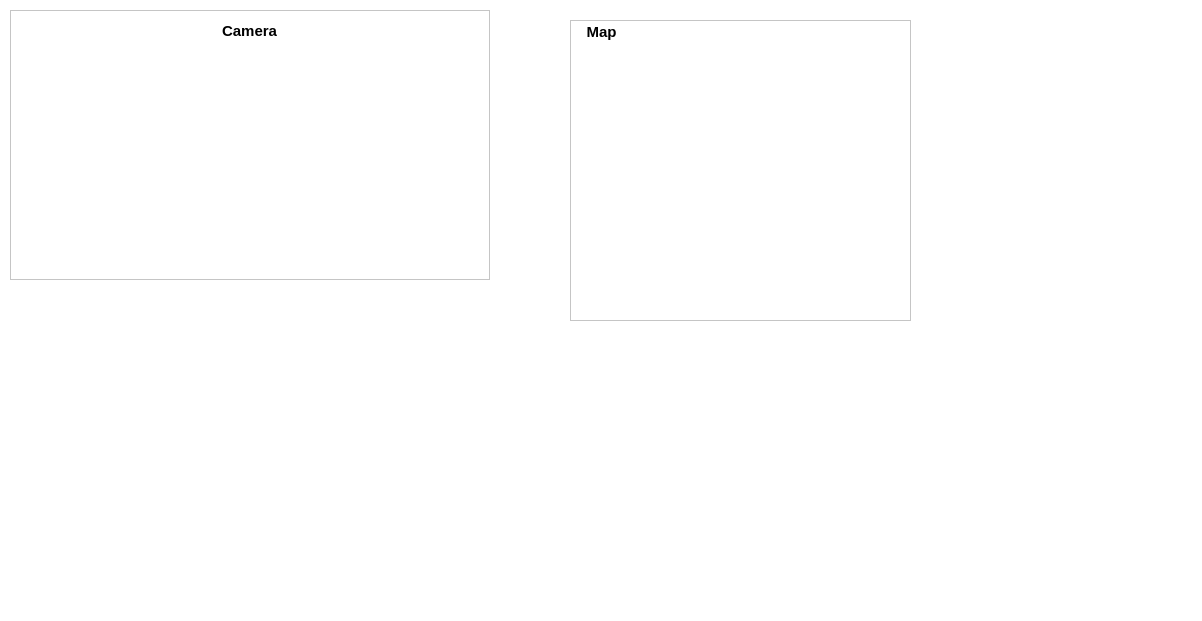
<?xml version="1.0" encoding="UTF-8"?>
<ui version="4.0">
 <class>MainWindow</class>
 <widget class="QMainWindow" name="MainWindow">
  <property name="geometry">
   <rect>
    <x>0</x>
    <y>0</y>
    <width>1202</width>
    <height>621</height>
   </rect>
  </property>
  <property name="windowTitle">
   <string>MainWindow</string>
  </property>
  <property name="autoFillBackground">
   <bool>false</bool>
  </property>
  <property name="styleSheet">
   <string notr="true">QWidget {
	background-color: #FFFFFF
}</string>
  </property>
  <widget class="QWidget" name="centralwidget">
   <widget class="QPushButton" name="rotate_left_button">
    <property name="geometry">
     <rect>
      <x>80</x>
      <y>380</y>
      <width>60</width>
      <height>60</height>
     </rect>
    </property>
    <property name="styleSheet">
     <string notr="true">QPushButton {
	border: none
}

QPushButton:hover {
	background-color: #f2f2f2;
}

QPushButton:pressed {
	background-color: #d9d9d9;
}</string>
    </property>
    <property name="text">
     <string/>
    </property>
    <property name="icon">
     <iconset resource="resources.qrc">
      <normaloff>:/icons/Icons/right-arrow-black-triangle - left.png</normaloff>:/icons/Icons/right-arrow-black-triangle - left.png</iconset>
    </property>
    <property name="iconSize">
     <size>
      <width>50</width>
      <height>50</height>
     </size>
    </property>
   </widget>
   <widget class="QPushButton" name="rotate_right_button">
    <property name="geometry">
     <rect>
      <x>220</x>
      <y>380</y>
      <width>60</width>
      <height>60</height>
     </rect>
    </property>
    <property name="styleSheet">
     <string notr="true">QPushButton {
	border: none
}

QPushButton:hover {
	background-color: #f2f2f2;
}

QPushButton:pressed {
	background-color: #d9d9d9;
}</string>
    </property>
    <property name="text">
     <string/>
    </property>
    <property name="icon">
     <iconset resource="resources.qrc">
      <normaloff>:/icons/Icons/right-arrow-black-triangle - right.png</normaloff>:/icons/Icons/right-arrow-black-triangle - right.png</iconset>
    </property>
    <property name="iconSize">
     <size>
      <width>50</width>
      <height>50</height>
     </size>
    </property>
   </widget>
   <widget class="QPushButton" name="forward_button">
    <property name="geometry">
     <rect>
      <x>150</x>
      <y>320</y>
      <width>60</width>
      <height>60</height>
     </rect>
    </property>
    <property name="autoFillBackground">
     <bool>false</bool>
    </property>
    <property name="styleSheet">
     <string notr="true">QPushButton {
	border: none
}

QPushButton:hover {
	background-color: #f2f2f2;
}

QPushButton:pressed {
	background-color: #d9d9d9;
}</string>
    </property>
    <property name="text">
     <string/>
    </property>
    <property name="icon">
     <iconset resource="resources.qrc">
      <normaloff>:/icons/Icons/right-arrow-black-triangle - up.png</normaloff>:/icons/Icons/right-arrow-black-triangle - up.png</iconset>
    </property>
    <property name="iconSize">
     <size>
      <width>50</width>
      <height>50</height>
     </size>
    </property>
   </widget>
   <widget class="QPushButton" name="back_button">
    <property name="geometry">
     <rect>
      <x>150</x>
      <y>440</y>
      <width>60</width>
      <height>60</height>
     </rect>
    </property>
    <property name="styleSheet">
     <string notr="true">QPushButton {
	border: none
}

QPushButton:hover {
	background-color: #f2f2f2;
}

QPushButton:pressed {
	background-color: #d9d9d9;
}</string>
    </property>
    <property name="text">
     <string/>
    </property>
    <property name="icon">
     <iconset resource="resources.qrc">
      <normaloff>:/icons/Icons/right-arrow-black-triangle - down.png</normaloff>:/icons/Icons/right-arrow-black-triangle - down.png</iconset>
    </property>
    <property name="iconSize">
     <size>
      <width>50</width>
      <height>50</height>
     </size>
    </property>
   </widget>
   <widget class="QLabel" name="image">
    <property name="geometry">
     <rect>
      <x>10</x>
      <y>10</y>
      <width>480</width>
      <height>270</height>
     </rect>
    </property>
    <property name="styleSheet">
     <string notr="true">QLabel QLabel {
	font-weight: 580;
}</string>
    </property>
    <property name="frameShape">
     <enum>QFrame::StyledPanel</enum>
    </property>
    <property name="lineWidth">
     <number>3</number>
    </property>
    <property name="text">
     <string/>
    </property>
    <property name="alignment">
     <set>Qt::AlignHCenter|Qt::AlignTop</set>
    </property>
    <property name="wordWrap">
     <bool>false</bool>
    </property>
    <property name="margin">
     <number>-6</number>
    </property>
   </widget>
   <widget class="QLabel" name="map">
    <property name="geometry">
     <rect>
      <x>570</x>
      <y>20</y>
      <width>341</width>
      <height>301</height>
     </rect>
    </property>
    <property name="baseSize">
     <size>
      <width>1000</width>
      <height>1000</height>
     </size>
    </property>
    <property name="autoFillBackground">
     <bool>false</bool>
    </property>
    <property name="styleSheet">
     <string notr="true"/>
    </property>
    <property name="frameShape">
     <enum>QFrame::StyledPanel</enum>
    </property>
    <property name="frameShadow">
     <enum>QFrame::Plain</enum>
    </property>
    <property name="lineWidth">
     <number>3</number>
    </property>
    <property name="text">
     <string/>
    </property>
    <property name="alignment">
     <set>Qt::AlignHCenter|Qt::AlignTop</set>
    </property>
   </widget>
   <widget class="QPushButton" name="move_right_button">
    <property name="geometry">
     <rect>
      <x>240</x>
      <y>500</y>
      <width>61</width>
      <height>51</height>
     </rect>
    </property>
    <property name="styleSheet">
     <string notr="true">QPushButton {
	border: none
}

QPushButton:hover {
	background-color: #f2f2f2;
}

QPushButton:pressed {
	background-color: #d9d9d9;
}</string>
    </property>
    <property name="text">
     <string/>
    </property>
    <property name="icon">
     <iconset resource="resources.qrc">
      <normaloff>:/icons/Icons/right-arrow-black-double-triangle.png</normaloff>:/icons/Icons/right-arrow-black-double-triangle.png</iconset>
    </property>
    <property name="iconSize">
     <size>
      <width>50</width>
      <height>50</height>
     </size>
    </property>
   </widget>
   <widget class="QPushButton" name="move_left_button">
    <property name="geometry">
     <rect>
      <x>60</x>
      <y>500</y>
      <width>61</width>
      <height>51</height>
     </rect>
    </property>
    <property name="styleSheet">
     <string notr="true">QPushButton {
	border: none
}

QPushButton:hover {
	background-color: #f2f2f2;
}

QPushButton:pressed {
	background-color: #d9d9d9;
}</string>
    </property>
    <property name="text">
     <string/>
    </property>
    <property name="icon">
     <iconset resource="resources.qrc">
      <normaloff>:/icons/Icons/leftarrow-black-double-triangle.png</normaloff>:/icons/Icons/leftarrow-black-double-triangle.png</iconset>
    </property>
    <property name="iconSize">
     <size>
      <width>50</width>
      <height>50</height>
     </size>
    </property>
   </widget>
   <widget class="QPushButton" name="rotate_right_button_2">
    <property name="geometry">
     <rect>
      <x>350</x>
      <y>350</y>
      <width>61</width>
      <height>51</height>
     </rect>
    </property>
    <property name="styleSheet">
     <string notr="true">QPushButton {
	border: none
}

QPushButton:hover {
	background-color: #f2f2f2;
}

QPushButton:pressed {
	background-color: #d9d9d9;
}</string>
    </property>
    <property name="text">
     <string/>
    </property>
    <property name="icon">
     <iconset resource="resources.qrc">
      <normaloff>:/icons/Icons/reset.png</normaloff>:/icons/Icons/reset.png</iconset>
    </property>
    <property name="iconSize">
     <size>
      <width>50</width>
      <height>50</height>
     </size>
    </property>
   </widget>
   <widget class="QPushButton" name="rotate_right_button_3">
    <property name="geometry">
     <rect>
      <x>350</x>
      <y>420</y>
      <width>61</width>
      <height>51</height>
     </rect>
    </property>
    <property name="styleSheet">
     <string notr="true">QPushButton {
	border: none
}

QPushButton:hover {
	background-color: #f2f2f2;
}

QPushButton:pressed {
	background-color: #d9d9d9;
}</string>
    </property>
    <property name="text">
     <string/>
    </property>
    <property name="icon">
     <iconset resource="resources.qrc">
      <normaloff>:/icons/Icons/cancel.png</normaloff>:/icons/Icons/cancel.png</iconset>
    </property>
    <property name="iconSize">
     <size>
      <width>50</width>
      <height>50</height>
     </size>
    </property>
   </widget>
   <widget class="QLabel" name="label">
    <property name="geometry">
     <rect>
      <x>219</x>
      <y>20</y>
      <width>61</width>
      <height>21</height>
     </rect>
    </property>
    <property name="font">
     <font>
      <pointsize>11</pointsize>
      <bold>true</bold>
     </font>
    </property>
    <property name="styleSheet">
     <string notr="true">QLabel {
	color: black;
	font-weight: 580;
}</string>
    </property>
    <property name="text">
     <string>Camera</string>
    </property>
    <property name="alignment">
     <set>Qt::AlignCenter</set>
    </property>
   </widget>
   <widget class="QLabel" name="label_2">
    <property name="geometry">
     <rect>
      <x>571</x>
      <y>21</y>
      <width>61</width>
      <height>21</height>
     </rect>
    </property>
    <property name="font">
     <font>
      <pointsize>11</pointsize>
      <bold>true</bold>
     </font>
    </property>
    <property name="styleSheet">
     <string notr="true">QLabel {
	color: black;
	font-weight: 580;
}</string>
    </property>
    <property name="text">
     <string>Map</string>
    </property>
    <property name="alignment">
     <set>Qt::AlignCenter</set>
    </property>
   </widget>
   <widget class="QPushButton" name="rotate_left_button_2">
    <property name="geometry">
     <rect>
      <x>102</x>
      <y>330</y>
      <width>31</width>
      <height>31</height>
     </rect>
    </property>
    <property name="styleSheet">
     <string notr="true">QPushButton {
	border: none
}

QPushButton:hover {
	background-color: #f2f2f2;
}

QPushButton:pressed {
	background-color: #d9d9d9;
}</string>
    </property>
    <property name="text">
     <string/>
    </property>
    <property name="icon">
     <iconset resource="resources.qrc">
      <normaloff>:/icons/Icons/right-arrow-black-triangle - left.png</normaloff>:/icons/Icons/right-arrow-black-triangle - left.png</iconset>
    </property>
    <property name="iconSize">
     <size>
      <width>50</width>
      <height>50</height>
     </size>
    </property>
   </widget>
   <widget class="QPushButton" name="rotate_right_button_4">
    <property name="geometry">
     <rect>
      <x>230</x>
      <y>330</y>
      <width>31</width>
      <height>31</height>
     </rect>
    </property>
    <property name="styleSheet">
     <string notr="true">QPushButton {
	border: none
}

QPushButton:hover {
	background-color: #f2f2f2;
}

QPushButton:pressed {
	background-color: #d9d9d9;
}</string>
    </property>
    <property name="text">
     <string/>
    </property>
    <property name="icon">
     <iconset resource="resources.qrc">
      <normaloff>:/icons/Icons/right-arrow-black-triangle - right.png</normaloff>:/icons/Icons/right-arrow-black-triangle - right.png</iconset>
    </property>
    <property name="iconSize">
     <size>
      <width>50</width>
      <height>50</height>
     </size>
    </property>
   </widget>
   <zorder>rotate_left_button</zorder>
   <zorder>rotate_right_button</zorder>
   <zorder>forward_button</zorder>
   <zorder>back_button</zorder>
   <zorder>image</zorder>
   <zorder>map</zorder>
   <zorder>move_right_button</zorder>
   <zorder>move_left_button</zorder>
   <zorder>rotate_right_button_2</zorder>
   <zorder>rotate_right_button_3</zorder>
   <zorder>label_2</zorder>
   <zorder>label</zorder>
   <zorder>rotate_left_button_2</zorder>
   <zorder>rotate_right_button_4</zorder>
  </widget>
  <widget class="QMenuBar" name="menubar">
   <property name="geometry">
    <rect>
     <x>0</x>
     <y>0</y>
     <width>1202</width>
     <height>21</height>
    </rect>
   </property>
  </widget>
  <widget class="QStatusBar" name="statusbar"/>
 </widget>
 <resources>
  <include location="resources.qrc"/>
 </resources>
 <connections/>
</ui>
